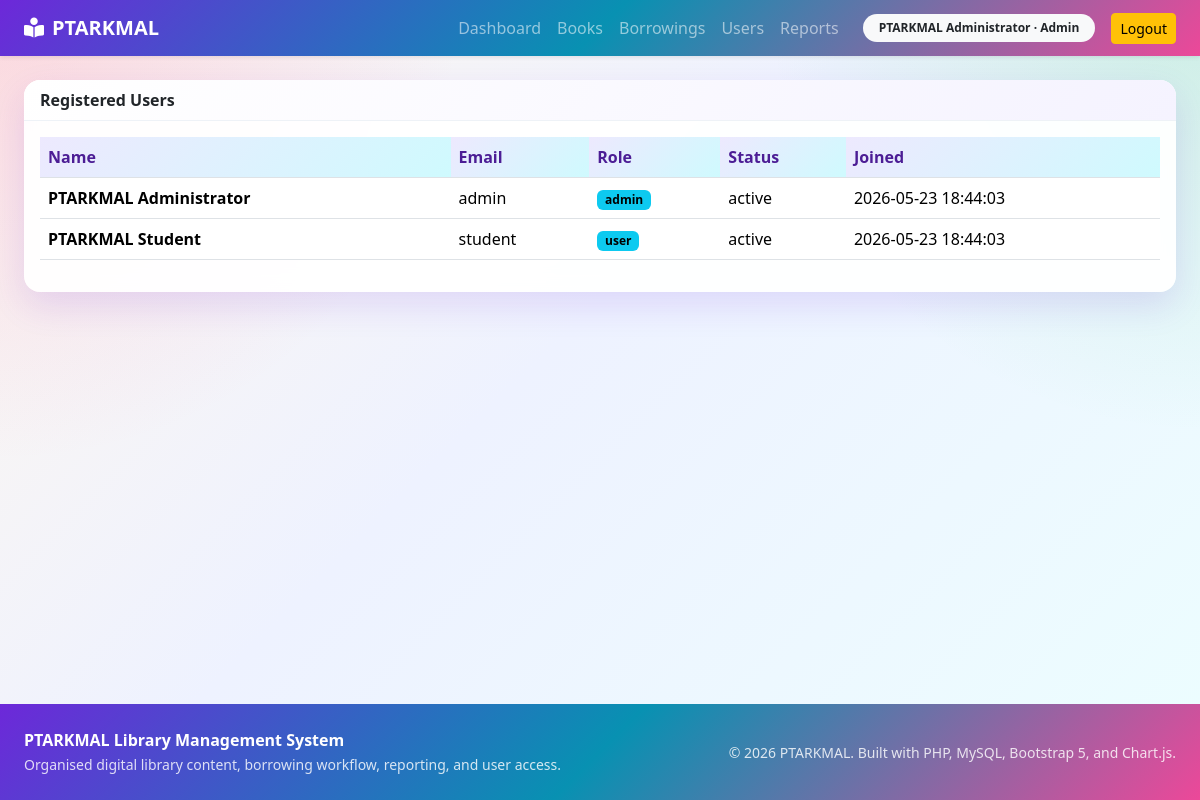
The page /admin/users.php (signed in) on the database its author committed.
### tables this page shows
CREATE TABLE users (
    id INT AUTO_INCREMENT PRIMARY KEY,
    name VARCHAR(100) NOT NULL,
    email VARCHAR(120) NOT NULL UNIQUE,
    password VARCHAR(255) NOT NULL,
    role ENUM('admin','user') NOT NULL DEFAULT 'user',
    status ENUM('active','inactive') NOT NULL DEFAULT 'active',
    created_at TIMESTAMP DEFAULT CURRENT_TIMESTAMP
);

### includes/auth.php (called while the page is built, shortened)
<?php
function e($value) {
    return htmlspecialchars((string)$value, ENT_QUOTES, 'UTF-8');
}
?>

### admin/users.php (the view, shortened to what this page needs)
<?php
require '../config/database.php';
require '../includes/auth.php';
$users = $pdo->query('SELECT id, name, email, role, status, created_at FROM users ORDER BY created_at DESC')->fetchAll();
require '../includes/header.php';
?>
<div class="card"><div class="card-header">Registered Users</div><div class="card-body"><div class="table-responsive">
<table class="table align-middle"><thead><tr><th>Name</th><th>Email</th><th>Role</th><th>Status</th><th>Joined</th></tr></thead><tbody>
<?php foreach ($users as $u): ?><tr><td class="fw-semibold"><?= e($u['name']) ?></td><td><?= e($u['email']) ?></td><td><span class="badge text-bg-info"><?= e($u['role']) ?></span></td><td><?= e($u['status']) ?></td><td><?= e($u['created_at']) ?></td></tr><?php endforeach; ?>
</tbody></table>
</div></div></div>
<?php require '../includes/footer.php'; ?>

### assets/css/style.css (style rules this page uses)
:root { --ptarkmal-primary: #6d28d9; --ptarkmal-secondary: #0891b2; --ptarkmal-accent: #f97316; --ptarkmal-pink: #ec4899; --ptarkmal-green: #22c55e; --ptarkmal-bg: #fff7ed; --ptarkmal-card: #ffffff; }
body { background: radial-gradient(circle at top left, rgba(236,72,153,.18), transparent 32%), radial-gradient(circle at top right, rgba(34,197,94,.16), transparent 30%), linear-gradient(135deg, #fff7ed 0%, #eef2ff 45%, #ecfeff 100%); color: #1f2937; min-height: 100vh; display: flex; flex-direction: column; }
.card { border: 0; border-radius: 1rem; background: rgba(255,255,255,.94); box-shadow: 0 14px 34px rgba(109,40,217,.13); backdrop-filter: blur(10px); }
.card-header { background: #fff; border-bottom: 1px solid #eef2f7; border-radius: 1rem 1rem 0 0 !important; font-weight: 700; }
.table thead th { background: #eff6fb; color: var(--ptarkmal-primary); }
.card-header { background: linear-gradient(135deg, #ffffff, #f5f3ff); }
.table thead th { background: linear-gradient(135deg, #ede9fe, #cffafe); color: #4c1d95; }

### rows shown on the page
users: name "PTARKMAL Administrator", email "admin", role "admin", status "active", created_at "2026-05-23 18:44:03"
users: name "PTARKMAL Student", email "student", role "user", status "active", created_at "2026-05-23 18:44:03"

### other values the page prints
$_SESSION['name'] "PTARKMAL Administrator"
$_SESSION['role'] "Admin"
